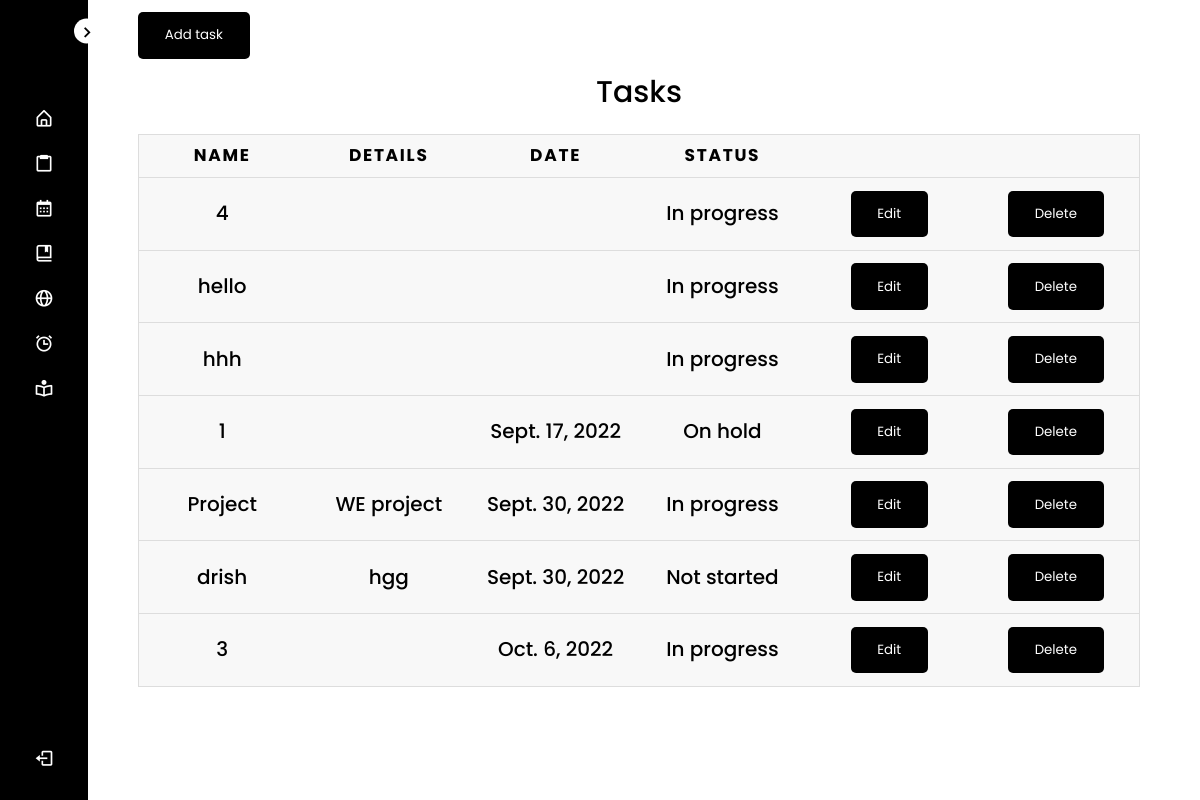
Page /tasks/ (signed in) on the committed database.
### backend/models.py (models this page shows, shortened)
class Task(models.Model):
    STATUS = (
    ('Not started', 'Not started'),
    ('Completed', 'Completed'),
    ('On hold', 'On hold'),
    ('In progress', 'In progress')
    )
    user = models.ForeignKey(User, on_delete=models.CASCADE, null=True)
    name = models.CharField(max_length=100, null=True)
    details = models.CharField(max_length=500, null=True, blank=True)
    date = models.DateField(max_length=100, null=True, blank=True)
    status = models.CharField(max_length=50, choices=STATUS, null=True, default='In progress')
    date_created = models.DateTimeField(auto_now_add=True)
    class Meta:
        ordering = ['date']

### backend/views.py (the view)
# urls.py: path('tasks/', views.tasks, name = "Tasks"),
@login_required(login_url='Log in')
def tasks(request):
    task_list = Task.objects.filter(user=request.user)
    context = {
        'task_list': task_list
    }
    return render(request, 'tasks.html', context)

### backend/templates/tasks.html (shortened to what this page needs)
<!DOCTYPE html>
<html lang="en">
<head>
  {% load static %}
  <link rel="stylesheet" type="text/css" href="{% static 'css/table.css' %}">
</head>
<body>
  {% include 'components/navbar.html' %}
  <section class="home">
    <div class="text2">
      <div style="position:sticky;width: 100%;top: 0;background-color: #fff;">
        <button class="button">
          <a href="{% url 'Add Tasks' %}">
            Add task
          </a>
        </button>
      </div>
      <table>
        <caption>Tasks</caption>
        <thead>
          <tr>
            <th scope="col">Name</th>
            <th scope="col">Details</th>
            <th scope="col">Date</th>
            <th scope="col">Status</th>
            <th scope="col"> </th>
            <th scope="col"> </th>
          </tr>
        </thead>
        <tbody>
          {% for item in task_list %}
          <tr>
            <td data-label="Name">{{ item.name }}</td>
            <td data-label="Details">{{ item.details|default_if_none:'' }}</td>
            <td data-label="Date">{{ item.date|default_if_none:'' }}</td>
            <td data-label="Status">{{ item.status }}</td>
            <td data-label="Edit">
              <button class="button">
                <a href="{% url 'Edit Tasks' item.id %}">
                  Edit
                </a>
              </button>
            </td>
            <td data-label="Delete">
              <button class="button">
                <a href="{% url 'Delete Tasks' item.id %}">
                  Delete
                </a>
              </button>
            </td>
          </tr>
          {% endfor %}
        </tbody>
      </table>
    </div>
  </section>
</body>
</html>

### backend/templates/components/navbar.html (shortened to what this page needs)
<!DOCTYPE html>
<html lang="en">
<head>
    {% load static %}
    <link rel="stylesheet" type="text/css" href="{% static 'css/navstyle.css' %}">
    <link href='https://unpkg.com/boxicons@2.1.1/css/boxicons.min.css' rel='stylesheet'>
</head>
<body>
    <nav class="sidebar close">
        <header>
            <div class="image-text">
            </div>
            <i class='bx bx-chevron-right toggle'></i>
        </header>
        <div class="menu-bar">
            <div class="menu">
                <ul class="menu-links">
                    <li class="nav-link">
                        <a href="{% url 'Homepage' %}">
                            <i class='bx bx-home-alt icon' ></i>
                        </a>
                    </li>
                    <li class="nav-link">
                        <a href="{% url 'Tasks' %}">
                            <i class='bx bx-clipboard icon' ></i>
                        </a>
                    </li>
                    <li class="nav-link">
                        <a href="{% url 'Calendar' %}">
                            <i class='bx bx-calendar icon'></i>
                        </a>
                    </li>
                    <li class="nav-link">
                        <a href="{% url 'Courses' %}">
                            <i class='bx bx-book-bookmark icon' ></i>
                        </a>
                    </li>
                    <li class="nav-link">
                        <a href="{% url 'Links' %}">
                            <i class='bx bx-globe icon' ></i>
                        </a>
                    </li>
                    <li class="nav-link">
                        <a href="{% url 'Schedule' %}">
                            <i class='bx bx-alarm icon' ></i>
                        </a>
                    </li>
                    <li class="nav-link">
                        <a href="{% url 'Study Mode' %}">
                            <i class='bx bx-book-reader icon' ></i>
                        </a>
                    </li>
                </ul>
            </div>
            <div class="bottom-content">
                <li class="">
                    <a href="{% url 'Log out' %}">
                        <i class='bx bx-log-out icon' ></i>
                    </a>
                </li>
            </div>
        </div>
    </nav>
    <section class="home">
        <div class="text">Keep Up</div>
    </section>
</body>
</html>

### frontend/static/css/table.css (style rules this page uses)
a { text-decoration: none; color:#fff; }
.button { background-color: #000; padding: 1em 2em; color: #fff; border: 0; border-radius: 5px; cursor: pointer; transition: all 0.3s ease; }
table { border: 1px solid #ccc; border-collapse: collapse; margin: 0; padding: 0; width: 100%; table-layout: fixed; }
table caption { font-size: 1.5em; margin: .5em 0 .75em; }
table tr { background-color: #f8f8f8; border: 1px solid #ddd; padding: .35em; }
table th, table td { padding: .625em; text-align: center; }
table th { font-size: .85em; letter-spacing: .1em; text-transform: uppercase; }
body { font-family: "Open Sans", sans-serif; line-height: 1.25; }

### frontend/static/css/navstyle.css (style rules this page uses)
* { margin: 0; padding: 0; box-sizing: border-box; font-family: 'Poppins', sans-serif; }
:root { --body-color: #FFF; --sidebar-color: #000; --primary-color: #FFF; --primary-color-light: #F6F5FF; --toggle-color: #DDD; --text-color: #FFF; --tran-03: all 0.2s ease; --tran-03: all 0.3s ease; --tran-04: all 0.3s ease; --tran-05: all 0.3s ease; }
body { min-height: 100vh; background-color: var(--body-color); transition: var(--tran-05); }
.sidebar { position: fixed; top: 0; left: 0; height: 100%; width: 250px; padding: 10px 14px; background: var(--sidebar-color); transition: var(--tran-05); z-index: 100; }
.sidebar.close { width: 88px; }
.sidebar li { height: 40px; list-style: none; display: flex; align-items: center; margin-top: 5px; }
.sidebar header .image, .sidebar .icon { min-width: 60px; border-radius: 6px; }
.sidebar .icon { min-width: 60px; border-radius: 6px; height: 100%; display: flex; align-items: center; justify-content: center; font-size: 20px; }
.sidebar .text, .sidebar .icon { color: var(--text-color); transition: var(--tran-03); }
.sidebar header { position: relative; }
.sidebar header .image-text { display: flex; align-items: center; }
.sidebar header .toggle { position: absolute; top: 50%; right: -25px; transform: translateY(-50%) rotate(180deg); height: 25px; width: 25px; background-color: var(--primary-color); color: var(--sidebar-color); border-radius: 50%; display: flex; align-items: center; justify-content: center; font-size: 22px; cursor: pointer; transition: var(--tran-05); }
.sidebar.close .toggle { transform: translateY(-50%) rotate(0deg); }
.sidebar .menu { margin-top: 40px; }
.sidebar li a { list-style: none; height: 100%; background-color: transparent; display: flex; align-items: center; height: 100%; width: 100%; border-radius: 6px; text-decoration: none; transition: var(--tran-03); }
.sidebar .menu-bar { height: calc(100% - 55px); display: flex; flex-direction: column; justify-content: space-between; overflow-y: scroll; }
.home { position: absolute; top: 0; top: 0; left: 250px; height: 100vh; width: calc(100% - 250px); background-color: var(--body-color); transition: var(--tran-05); }
.home .text { font-size: 30px; font-weight: 500; color: var(--sidebar-color); padding: 12px 60px; }
.home .text2 { font-size: 20px; font-weight: 500; color: var(--sidebar-color); padding: 12px 60px; }
.sidebar.close ~ .home { left: 78px; height: 100vh; width: calc(100% - 78px); }

### rows in the picture
Task: name "4", status "In progress"
Task: name "hello", status "In progress"
Task: name "hhh", status "In progress"
Task: name "1", date "Sept. 17, 2022", status "On hold"
Task: name "Project", details "WE project", date "Sept. 30, 2022", status "In progress"
Task: name "drish", details "hgg", date "Sept. 30, 2022", status "Not started"
Task: name "3", date "Oct. 6, 2022", status "In progress"
